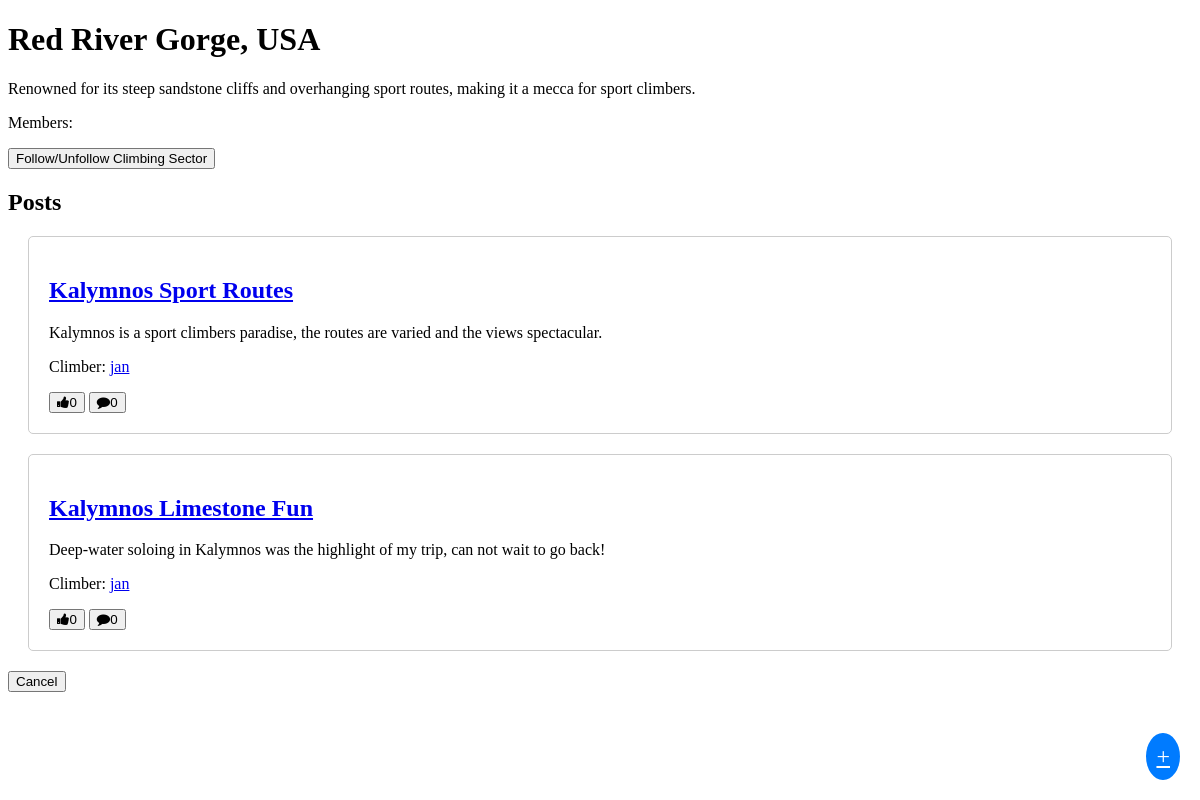
The page /thread/4 on the database as committed earlier.
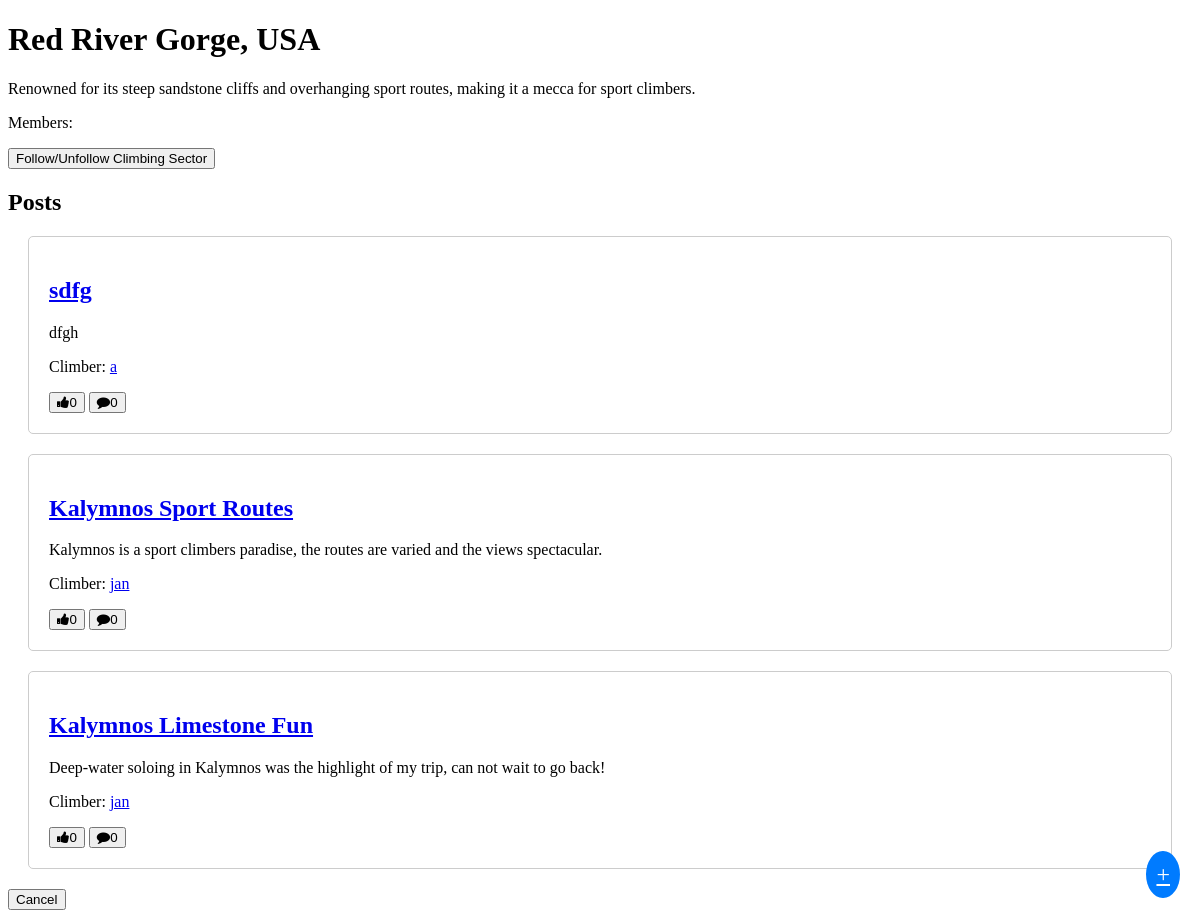
The same page on the database as committed later.
### tables this page shows
CREATE TABLE posts (
    id INTEGER PRIMARY KEY,
    title TEXT,
    body TEXT,
    created_at TIMESTAMP DEFAULT CURRENT_TIMESTAMP,
    likes INT DEFAULT 0,
    user_id INT,
    threat_id INT,
    comments INT DEFAULT 0,
    image_path TEXT,
    FOREIGN KEY (user_id) REFERENCES users(id),
    FOREIGN KEY (threat_id) REFERENCES threats(id)

);

CREATE TABLE users (
    id INTEGER PRIMARY KEY,
    username TEXT,
    email TEXT,
    password TEXT
);

### app.py (the view)
@app.route('/thread/<thread_id>')
def thread(thread_id):
    db = DatabaseWorker('database.db')
    thread = db.search(f"SELECT * FROM threats WHERE id={thread_id}")
    posts = db.search(f"SELECT posts.*, users.username FROM posts JOIN users ON posts.user_id = users.id WHERE posts.threat_id={thread_id}", multiple=True)
    members = db.search(f"SELECT users.username FROM memberships JOIN users ON memberships.user_id = users.id WHERE threat_id={thread_id}", multiple=True)
    members = ", ".join([m[0] for m in members])
    posts.reverse()
    return render_template('thread.html', thread=thread, posts=posts, members=members)

### database_worker.py (called while the page is built)
    def search(self, query, multiple=False):
        result = self.cursor.execute(query)
        if multiple:
            return result.fetchall() # returns multiple valuses in a list
        else:
            return result.fetchone() # returns a singele value

### templates/thread.html (shortened to what this page needs)
<!DOCTYPE html>
<html>
<head>
    <link rel="stylesheet" href="https://cdn.jsdelivr.net/npm/cirrus-ui/dist/cirrus.min.css">
    <link rel="stylesheet" href="/static/style.css">
    <link rel="stylesheet" href="https://cdnjs.cloudflare.com/ajax/libs/font-awesome/4.7.0/css/font-awesome.min.css">
</head>
<body>
    <h1>{{ thread[1] }}</h1>
    <div>{{ thread[2] }}</div>
    <p>Members: {{ members }}</p>
    <button type="button" class="btn-light" onclick="window.location.href='/follow/thread/{{ thread[0] }}'">Follow/Unfollow Climbing Sector</button>
    <h2>Posts</h2>
    {% for post in posts %}
    <div class="post">
        <h2><a href="/post/{{ post[0] }}">{{ post[1] }}</a></h2>
        <p>{{ post[2] }}</p>
        <p>Climber: <a href="/profile/{{ post[5] }}">{{ post[9] }}</a></p>
        <button type="button" class="btn-transparent" onclick="window.location.href='/like/{{ post[0] }}'"><i class="fa fa-thumbs-up"></i>{{ post[4] }}</button>
        <button type="button" class="btn-transparent"><i class="fa fa-comment"></i>{{ post[7] }}</button>
    </div>
    {% endfor %}
    <button type="button" class="cancelbtn" onclick="window.location.href='/home'">Cancel</button>
    <a href="/create" class="create-button">+</a>
</body>
</html>

Rows that differ between the two databases and show on the page:
added posts: title "sdfg", body "dfgh", username "a", likes "0", comments "0"
